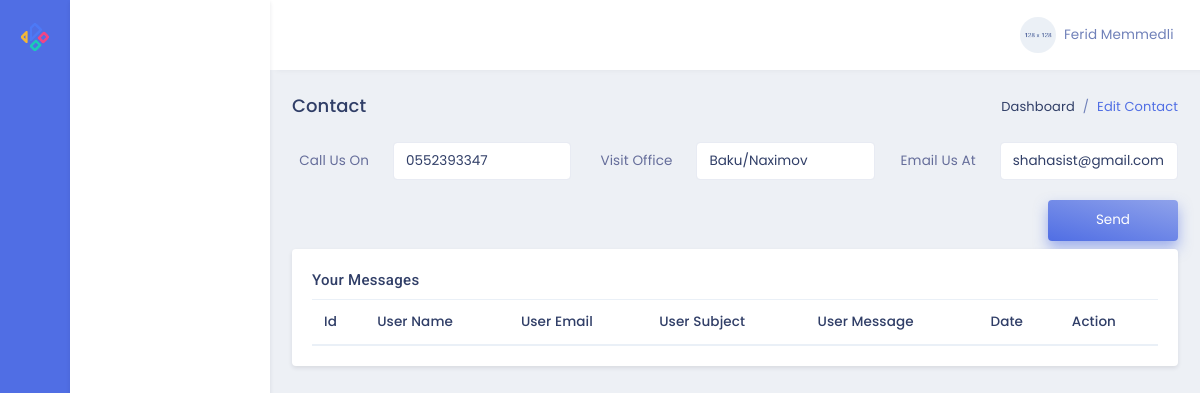
The page /admin/ (signed in) on the database its author committed.
### models.py (models this page shows)
class Contact(db.Model):
    id = db.Column(db.Integer, primary_key=True)
    elaqe = db.Column(db.String(100),nullable=False)
    unvan = db.Column(db.String(100),nullable=False)
    email = db.Column(db.String(100),nullable=False)

### admin/routes.py (the view, shortened to what this page needs)
@admin.route('/',methods=['GET','POST'])
def adminPage():
    if not current_user.is_authenticated:
        return redirect('/auth')
    form=Form.query.all()
    contact=Contact.query.all()
    if Contact.query.get(1):
        bos=True
    else:
        bos=False
    return render_template('admin/index.html',form=form,contact=contact,bos=bos)

### models.py (called while the page is built)
@login_manager.user_loader
def load_user(user_id):
    return User.query.get(user_id)

### admin/templates/admin/index.html (shortened to what this page needs)
{% extends "admin/layout.html" %}
{% block contentAdmin %}
<div class="row">
    <div class="col-sm-12">
        <div class="page-title-box">
            <div class="float-right">
                <ol class="breadcrumb">
                    <li class="breadcrumb-item"><a href="javascript:void(0);">Dashboard</a></li>
                    <li class="breadcrumb-item active">Edit Contact</li>
                </ol>
            </div>
            <h4 class="page-title">Contact</h4>
        </div>
    </div>
</div>
<form action="{{url_for('admin.adminPage')}}" method="POST" class="row">
    <div class="col-4">
        <div class="form-group row">
            <label for="example-text-input" class="col-4 col-form-label text-right">Call Us On</label>
            <div class="col-8">
                {% if bos %}
                {% for i in contact %}
                    <input class="form-control" name="elaqe" value="{{i.elaqe}}" type="text" id="example-text-input" required>
                {% endfor %}
                {% else %}
                    <input class="form-control" name="elaqe" value="Contact" type="text" id="example-text-input" required>
                {% endif %}
            </div>
        </div>
    </div>
    <div class="col-4">
        <div class="form-group row">
            <label for="example-text-input1" class="col-4 col-form-label text-right">Visit Office</label>
            <div class="col-8">
                {% if bos %}
                {% for i in contact %}
                    <input class="form-control" name="unvan" value='{{i.unvan}}' type="text" id="example-text-input1" required>
                {% endfor %}
                {% else %}
                    <input class="form-control" name="unvan" value='Adress' type="text" id="example-text-input1" required>
                {% endif %}
            </div>
        </div>
    </div>
    <div class="col-4">
        <div class="form-group row">
            <label for="example-text-input2" class="col-4 col-form-label text-right">Email Us At</label>
            <div class="col-8">
                {% if bos %}
                {% for i in contact %}
                <input class="form-control" name="email" value="{{i.email}}" type="email" id="example-text-input2" required>
                {% endfor %}
                {% else %}
                <input class="form-control" name="email" value="Email" type="email" id="example-text-input2" required>
                {% endif %}
            </div>
        </div>
    </div>
    <div class="col-sm-12 text-right">
        <button type="submit" class="btn btn-gradient-primary px-5 py-2 mb-2">Send</button>
    </div>
</form>
<div class="row">
    <div class="col-lg-12">
        <div class="card">
            <div class="card-body">
                <h4 class="mt-0 header-title">Your Messages</h4>
                <div class="table-responsive">
                    <table class="table table-striped mb-0">
                        <thead>
                            <tr>
                                <th>Id</th>
                                <th>User Name</th>
                                <th>User Email</th>
                                <th>User Subject</th>
                                <th>User Message</th>
                                <th>Date</th>
                                <th>Action</th>
                            </tr>
                        </thead>
                    </table>
                </div>
            </div>
        </div>
    </div>
</div>
{% endblock %}

### rows shown on the page
Contact: elaqe "0552393347", unvan "Baku/Naximov", email "shahasist@gmail.com"
